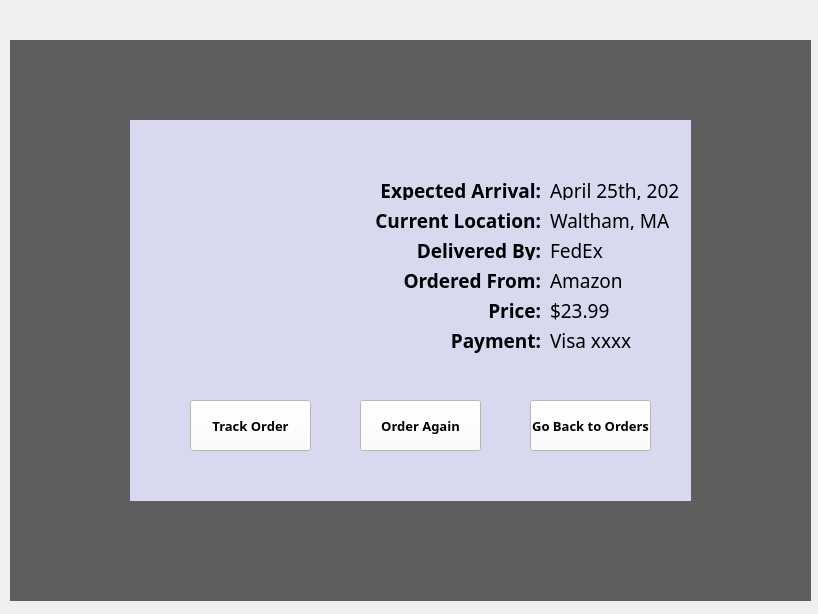
<?xml version="1.0" encoding="UTF-8"?>
<ui version="4.0">
 <class>Form</class>
 <widget class="QWidget" name="Form">
  <property name="geometry">
   <rect>
    <x>0</x>
    <y>0</y>
    <width>818</width>
    <height>614</height>
   </rect>
  </property>
  <property name="windowTitle">
   <string>Form</string>
  </property>
  <widget class="QWidget" name="orderdetailsdimbackg" native="true">
   <property name="geometry">
    <rect>
     <x>10</x>
     <y>40</y>
     <width>801</width>
     <height>561</height>
    </rect>
   </property>
   <property name="styleSheet">
    <string notr="true">background-color: rgba(0, 0, 0, 155);</string>
   </property>
   <widget class="QWidget" name="incomingorderdetails" native="true">
    <property name="geometry">
     <rect>
      <x>120</x>
      <y>80</y>
      <width>561</width>
      <height>381</height>
     </rect>
    </property>
    <property name="styleSheet">
     <string notr="true">
background-color: rgba(216, 216, 239, 255);</string>
    </property>
    <widget class="QLabel" name="ordermap">
     <property name="geometry">
      <rect>
       <x>40</x>
       <y>60</y>
       <width>191</width>
       <height>141</height>
      </rect>
     </property>
     <property name="text">
      <string/>
     </property>
     <property name="pixmap">
      <pixmap>map.png</pixmap>
     </property>
     <property name="scaledContents">
      <bool>true</bool>
     </property>
    </widget>
    <widget class="QLabel" name="expected_arrival_pre">
     <property name="geometry">
      <rect>
       <x>250</x>
       <y>50</y>
       <width>161</width>
       <height>41</height>
      </rect>
     </property>
     <property name="font">
      <font>
       <family>Glacial Indifference</family>
       <weight>75</weight>
       <bold>true</bold>
      </font>
     </property>
     <property name="text">
      <string>&lt;html&gt;&lt;head/&gt;&lt;body&gt;&lt;p align=&quot;right&quot;&gt;&lt;span style=&quot; font-size:14pt; font-weight:600;&quot;&gt;Expected Arrival:&lt;/span&gt;&lt;/p&gt;&lt;/body&gt;&lt;/html&gt;</string>
     </property>
    </widget>
    <widget class="QLabel" name="current_location_pre">
     <property name="geometry">
      <rect>
       <x>240</x>
       <y>80</y>
       <width>171</width>
       <height>41</height>
      </rect>
     </property>
     <property name="font">
      <font>
       <family>Glacial Indifference</family>
      </font>
     </property>
     <property name="text">
      <string>&lt;html&gt;&lt;head/&gt;&lt;body&gt;&lt;p align=&quot;right&quot;&gt;&lt;span style=&quot; font-size:14pt; font-weight:600;&quot;&gt;Current Location:&lt;/span&gt;&lt;/p&gt;&lt;/body&gt;&lt;/html&gt;</string>
     </property>
    </widget>
    <widget class="QLabel" name="delivered_by_post">
     <property name="geometry">
      <rect>
       <x>280</x>
       <y>110</y>
       <width>131</width>
       <height>41</height>
      </rect>
     </property>
     <property name="font">
      <font>
       <family>Glacial Indifference</family>
      </font>
     </property>
     <property name="text">
      <string>&lt;html&gt;&lt;head/&gt;&lt;body&gt;&lt;p align=&quot;right&quot;&gt;&lt;span style=&quot; font-size:14pt; font-weight:600;&quot;&gt;Delivered By:&lt;/span&gt;&lt;/p&gt;&lt;/body&gt;&lt;/html&gt;</string>
     </property>
    </widget>
    <widget class="QLabel" name="ordered_from_pre">
     <property name="geometry">
      <rect>
       <x>270</x>
       <y>140</y>
       <width>141</width>
       <height>41</height>
      </rect>
     </property>
     <property name="font">
      <font>
       <family>Glacial Indifference</family>
      </font>
     </property>
     <property name="text">
      <string>&lt;html&gt;&lt;head/&gt;&lt;body&gt;&lt;p align=&quot;right&quot;&gt;&lt;span style=&quot; font-size:14pt; font-weight:600;&quot;&gt;Ordered From:&lt;/span&gt;&lt;/p&gt;&lt;/body&gt;&lt;/html&gt;</string>
     </property>
    </widget>
    <widget class="QLabel" name="price_pre">
     <property name="geometry">
      <rect>
       <x>320</x>
       <y>170</y>
       <width>91</width>
       <height>41</height>
      </rect>
     </property>
     <property name="font">
      <font>
       <family>Glacial Indifference</family>
      </font>
     </property>
     <property name="text">
      <string>&lt;html&gt;&lt;head/&gt;&lt;body&gt;&lt;p align=&quot;right&quot;&gt;&lt;span style=&quot; font-size:14pt; font-weight:600;&quot;&gt;Price:&lt;/span&gt;&lt;/p&gt;&lt;/body&gt;&lt;/html&gt;</string>
     </property>
    </widget>
    <widget class="QLabel" name="payment_pre">
     <property name="geometry">
      <rect>
       <x>320</x>
       <y>200</y>
       <width>91</width>
       <height>41</height>
      </rect>
     </property>
     <property name="font">
      <font>
       <family>Glacial Indifference</family>
      </font>
     </property>
     <property name="text">
      <string>&lt;html&gt;&lt;head/&gt;&lt;body&gt;&lt;p align=&quot;right&quot;&gt;&lt;span style=&quot; font-size:14pt; font-weight:600;&quot;&gt;Payment:&lt;/span&gt;&lt;/p&gt;&lt;/body&gt;&lt;/html&gt;</string>
     </property>
    </widget>
    <widget class="QPushButton" name="trackorderbutton">
     <property name="geometry">
      <rect>
       <x>60</x>
       <y>280</y>
       <width>121</width>
       <height>51</height>
      </rect>
     </property>
     <property name="font">
      <font>
       <family>Glacial Indifference</family>
       <pointsize>10</pointsize>
       <weight>75</weight>
       <bold>true</bold>
      </font>
     </property>
     <property name="styleSheet">
      <string notr="true">background-color: rgb(255, 255, 255);</string>
     </property>
     <property name="text">
      <string>Track Order</string>
     </property>
    </widget>
    <widget class="QPushButton" name="orderagainbutton">
     <property name="geometry">
      <rect>
       <x>230</x>
       <y>280</y>
       <width>121</width>
       <height>51</height>
      </rect>
     </property>
     <property name="font">
      <font>
       <family>Glacial Indifference</family>
       <pointsize>10</pointsize>
       <weight>75</weight>
       <bold>true</bold>
      </font>
     </property>
     <property name="styleSheet">
      <string notr="true">background-color: rgb(255, 255, 255);</string>
     </property>
     <property name="text">
      <string>Order Again</string>
     </property>
    </widget>
    <widget class="QPushButton" name="gobacktoorders">
     <property name="geometry">
      <rect>
       <x>400</x>
       <y>280</y>
       <width>121</width>
       <height>51</height>
      </rect>
     </property>
     <property name="font">
      <font>
       <family>Glacial Indifference</family>
       <pointsize>10</pointsize>
       <weight>75</weight>
       <bold>true</bold>
      </font>
     </property>
     <property name="styleSheet">
      <string notr="true">background-color: rgb(255, 255, 255);</string>
     </property>
     <property name="text">
      <string>Go Back to Orders</string>
     </property>
    </widget>
    <widget class="QLabel" name="expected_arrival_value">
     <property name="geometry">
      <rect>
       <x>420</x>
       <y>50</y>
       <width>131</width>
       <height>41</height>
      </rect>
     </property>
     <property name="font">
      <font>
       <family>Glacial Indifference</family>
       <pointsize>14</pointsize>
      </font>
     </property>
     <property name="text">
      <string>April 25th, 2021</string>
     </property>
    </widget>
    <widget class="QLabel" name="current_location_value">
     <property name="geometry">
      <rect>
       <x>420</x>
       <y>80</y>
       <width>131</width>
       <height>41</height>
      </rect>
     </property>
     <property name="font">
      <font>
       <family>Glacial Indifference</family>
       <pointsize>14</pointsize>
      </font>
     </property>
     <property name="text">
      <string>Waltham, MA</string>
     </property>
    </widget>
    <widget class="QLabel" name="delivered_by_value">
     <property name="geometry">
      <rect>
       <x>420</x>
       <y>110</y>
       <width>131</width>
       <height>41</height>
      </rect>
     </property>
     <property name="font">
      <font>
       <family>Glacial Indifference</family>
       <pointsize>14</pointsize>
      </font>
     </property>
     <property name="text">
      <string>FedEx</string>
     </property>
    </widget>
    <widget class="QLabel" name="ordered_from_value">
     <property name="geometry">
      <rect>
       <x>420</x>
       <y>140</y>
       <width>131</width>
       <height>41</height>
      </rect>
     </property>
     <property name="font">
      <font>
       <family>Glacial Indifference</family>
       <pointsize>14</pointsize>
      </font>
     </property>
     <property name="text">
      <string>Amazon</string>
     </property>
    </widget>
    <widget class="QLabel" name="price_value">
     <property name="geometry">
      <rect>
       <x>420</x>
       <y>170</y>
       <width>131</width>
       <height>41</height>
      </rect>
     </property>
     <property name="font">
      <font>
       <family>Glacial Indifference</family>
       <pointsize>14</pointsize>
      </font>
     </property>
     <property name="text">
      <string>$23.99</string>
     </property>
    </widget>
    <widget class="QLabel" name="payment_value">
     <property name="geometry">
      <rect>
       <x>420</x>
       <y>200</y>
       <width>131</width>
       <height>41</height>
      </rect>
     </property>
     <property name="font">
      <font>
       <family>Glacial Indifference</family>
       <pointsize>14</pointsize>
      </font>
     </property>
     <property name="text">
      <string>Visa xxxx</string>
     </property>
    </widget>
   </widget>
  </widget>
 </widget>
 <resources/>
 <connections/>
</ui>
